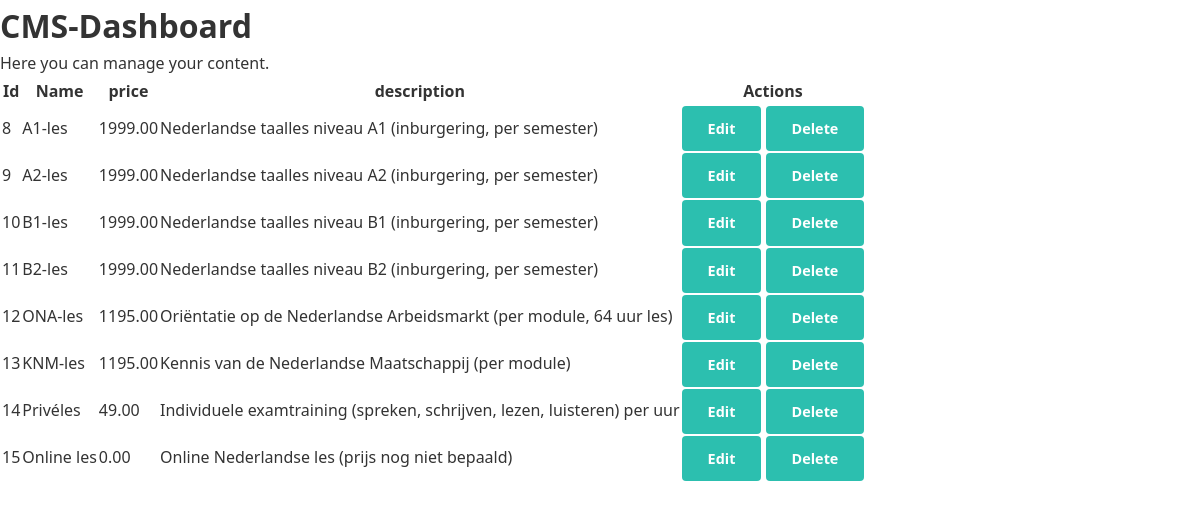
/assets/cms/cms.php, run on the app's committed database.
### tables this page shows
CREATE TABLE `taallessen` (
  `id` int(11) NOT NULL,
  `name` varchar(255) NOT NULL,
  `price` decimal(6,2) NOT NULL,
  `description` varchar(255) NOT NULL
);

### assets/cms/cms.php (the view, shortened to what this page needs)
<?php
include '../includes/conn.php';
try {
    $tableName = 'taallessen';
    $stmt = $conn->prepare("SELECT id, name, price, description FROM $tableName");
    $stmt->execute();
    $rows = $stmt->fetchAll(PDO::FETCH_ASSOC);
} catch (PDOException $e) {
    echo 'Database error: ' . $e->getMessage();
}
?>
<!DOCTYPE html>
<html lang="en">
<head>
  <link rel="stylesheet" href="../assets/css/style.css">
</head>
<body class="cms-container">
  <div class="cms-content">
    <h1>CMS-Dashboard</h1>
    <p>Here you can manage your content.</p>
  </div>
  <table class="cms-table">
    <tr>
      <th>Id</th>
      <th>Name</th>
      <th>price</th>
      <th>description</th>
      <th>Actions</th>
    </tr>
    <?php foreach ($rows as $row):?>
    <tr>
      <td><?php echo $row['id']; ?></td>
      <td><?php echo $row['name']; ?></td>
      <td><?php echo $row['price']; ?></td>
      <td><?php echo $row['description']; ?></td>
      <td>
        <div class="action-buttons">
          <a class="btn btn-edit" href="edit.php?id=<?php echo $row['id']; ?>">Edit</a>
          <a class="btn btn-delete" href="delete.php?id=<?php echo $row['id']; ?>">Delete</a>
        </div>
      </td>
    </tr>
    <?php endforeach;?>
  </table>
</body>
</html>

### assets/css/style.css (style rules this page uses)
*, *::before, *::after { box-sizing: border-box; margin: 0; padding: 0; }
html { scroll-behavior: smooth; }
body { font-family: 'Segoe UI', Arial, sans-serif; color: #333; background: #fff; line-height: 1.6; }
:root { --teal: #2cbfaf; --teal-dark: #22a89a; --dark: #2d2d2d; --gray: #f6f6f6; --text: #555; --border: #e2e2e2; }
.btn { display: inline-block; background: var(--teal); color: #fff; padding: 11px 26px; border-radius: 4px; text-decoration: none; font-weight: 600; font-size: 0.9rem; border: none; cursor: pointer; transition: background 0.2s, transform 0.15s; }

### data on the page
taallessen: id "8", name "A1-les", price "1999.00", description "Nederlandse taalles niveau A1 (inburgering, per semester)"
taallessen: id "9", name "A2-les", price "1999.00", description "Nederlandse taalles niveau A2 (inburgering, per semester)"
taallessen: id "10", name "B1-les", price "1999.00", description "Nederlandse taalles niveau B1 (inburgering, per semester)"
taallessen: id "11", name "B2-les", price "1999.00", description "Nederlandse taalles niveau B2 (inburgering, per semester)"
taallessen: id "12", name "ONA-les", price "1195.00", description "Oriëntatie op de Nederlandse Arbeidsmarkt (per module, 64 uur les)"
taallessen: id "13", name "KNM-les", price "1195.00", description "Kennis van de Nederlandse Maatschappij (per module)"
taallessen: id "14", name "Privéles", price "49.00", description "Individuele examtraining (spreken, schrijven, lezen, luisteren) per uur"
taallessen: id "15", name "Online les", price "0.00", description "Online Nederlandse les (prijs nog niet bepaald)"
